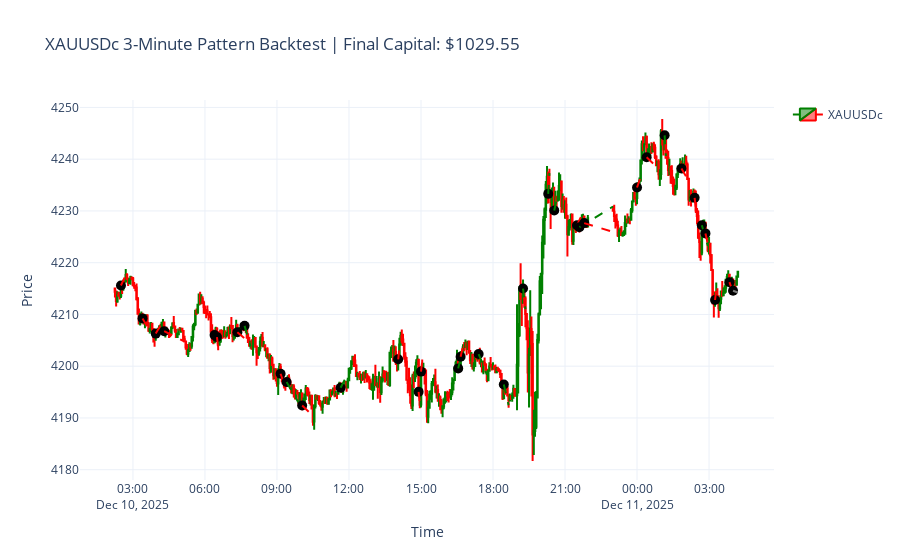
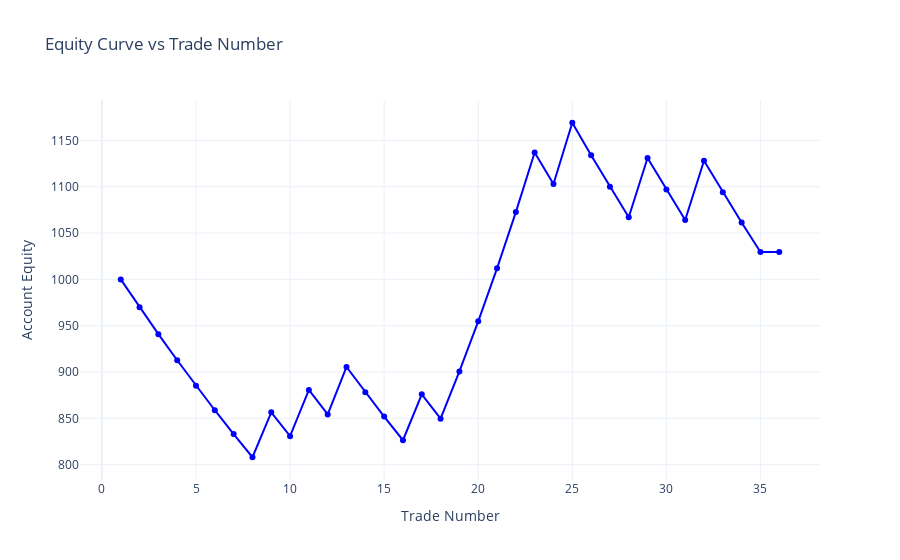

Notebook code for these charts, in order:
### Code cell
import MetaTrader5 as mt5
import pandas as pd
from datetime import datetime
import plotly.graph_objects as go

# -------------------------
# 1. Initialize MT5
# -------------------------
if not mt5.initialize():
    print("MT5 initialization failed")
    mt5.shutdown()
    exit()

# -------------------------
# 2. Fetch XAUUSDc 3-minute data
# -------------------------
symbol = "XAUUSDc"
timeframe = mt5.TIMEFRAME_M3
num_bars = 5000

rates = mt5.copy_rates_from_pos(symbol, timeframe, 0, num_bars)
if rates is None:
    print("Failed to fetch data")
    mt5.shutdown()
    exit()

df = pd.DataFrame(rates)
df['time'] = pd.to_datetime(df['time'], unit='s')

# -------------------------
# 3. Backtest settings
# -------------------------
initial_capital = 1000
account = initial_capital
risk_per_trade = 0.03
stoploss_units = 2
takeprofit_units = stoploss_units * 2  # 2R

trades = []
equity_list = [account]  # start with initial capital

# -------------------------
# 4. Pattern detection and trade simulation
# -------------------------
for i in range(2, len(df)):
    pos0 = df.iloc[i]
    pos1 = df.iloc[i-1]
    pos2 = df.iloc[i-2]

    # ---------- Bearish Pattern ----------
    if (pos0['close'] < pos0['open']) and (pos1['close'] > pos1['open']) and (pos2['close'] > pos2['open']):
        if (pos0['close'] < pos1['open']) and (pos1['high'] > pos0['high']) and (pos1['high'] > pos2['high']):
            # Execute a BUY-market trade
            entry = pos0['close']
            stoploss = entry - stoploss_units
            takeprofit = entry + takeprofit_units
            trade_risk = risk_per_trade * account
            position_size = trade_risk / stoploss_units
            hit_tp = hit_sl = False
            for j in range(i+1, len(df)):
                low = df.iloc[j]['low']
                high = df.iloc[j]['high']
                if high >= takeprofit:
                    hit_tp = True
                    exit_price = takeprofit
                    break
                elif low <= stoploss:
                    hit_sl = True
                    exit_price = stoploss
                    break
            pnl = 0
            color = 'gray'
            if hit_tp:
                pnl = position_size * (takeprofit - entry)
                account += pnl
                color = 'green'
            elif hit_sl:
                pnl = position_size * (stoploss - entry)
                account += pnl
                color = 'red'
            trades.append({
                'entry_time': pos0['time'],
                'exit_time': df.iloc[j]['time'] if (hit_tp or hit_sl) else df.iloc[-1]['time'],
                'entry': entry,
                'exit': exit_price,
                'type': 'buy',
                'color': color
            })
            equity_list.append(account)

    # ---------- Bullish Pattern ----------
    if (pos0['close'] > pos0['open']) and (pos1['close'] < pos1['open']) and (pos2['close'] < pos2['open']):
        if (pos0['close'] > pos1['open']) and (pos1['low'] < pos0['low']) and (pos1['low'] < pos2['low']):
            # Execute a SELL-market trade
            entry = pos0['close']
            stoploss = entry + stoploss_units
            takeprofit = entry - takeprofit_units
            trade_risk = risk_per_trade * account
            position_size = trade_risk / stoploss_units
            hit_tp = hit_sl = False
            for j in range(i+1, len(df)):
                low = df.iloc[j]['low']
                high = df.iloc[j]['high']
                if low <= takeprofit:
                    hit_tp = True
                    exit_price = takeprofit
                    break
                elif high >= stoploss:
                    hit_sl = True
                    exit_price = stoploss
                    break
            pnl = 0
            color = 'gray'
            if hit_tp:
                pnl = position_size * (entry - takeprofit)
                account += pnl
                color = 'green'
            elif hit_sl:
                pnl = position_size * (entry - stoploss)
                account += pnl
                color = 'red'
            trades.append({
                'entry_time': pos0['time'],
                'exit_time': df.iloc[j]['time'] if (hit_tp or hit_sl) else df.iloc[-1]['time'],
                'entry': entry,
                'exit': exit_price,
                'type': 'sell',
                'color': color
            })
            equity_list.append(account)

# -------------------------
# 5. Plot candlestick chart with breaklines
# -------------------------
fig = go.Figure(data=[go.Candlestick(
    x=df['time'],
    open=df['open'],
    high=df['high'],
    low=df['low'],
    close=df['close'],
    increasing_line_color='green',
    decreasing_line_color='red',
    name='XAUUSDc'
)])

for trade in trades:
    # Entry marker
    fig.add_trace(go.Scatter(
        x=[trade['entry_time']],
        y=[trade['entry']],
        mode='markers',
        marker=dict(symbol='circle', color='black', size=10),
        showlegend=False
    ))
    # Break line entry → exit
    fig.add_trace(go.Scatter(
        x=[trade['entry_time'], trade['exit_time']],
        y=[trade['entry'], trade['exit']],
        mode='lines',
        line=dict(color=trade['color'], width=2, dash='dash'),
        showlegend=False
    ))

fig.update_layout(
    title=f'XAUUSDc 3-Minute Pattern Backtest | Final Capital: ${account:.2f}',
    xaxis_title='Time',
    yaxis_title='Price',
    xaxis_rangeslider_visible=False,
    template='plotly_white'
)
fig.show()

# -------------------------
# 6. Plot equity curve (x-axis = trade number)
# -------------------------
equity_fig = go.Figure()
equity_fig.add_trace(go.Scatter(
    x=list(range(1, len(equity_list)+1)),
    y=equity_list,
    mode='lines+markers',
    line=dict(color='blue', width=2),
    name='Equity Curve'
))
equity_fig.update_layout(
    title='Equity Curve vs Trade Number',
    xaxis_title='Trade Number',
    yaxis_title='Account Equity',
    template='plotly_white'
)
equity_fig.show()

# -------------------------
# 7. Shutdown MT5
# -------------------------
mt5.shutdown()

### Figure 1 — Plotly figure (JSON) as saved in the notebook; plotly's stock layout.template omitted (floating-point values rounded to 4 significant figures; data arrays with more than 128 entries replaced by an {"elided": "..."} marker saying what was removed)
{"data": [{"close": {"elided": "500 float values"}, "decreasing": {"line": {"color": "red"}}, "high": {"elided": "500 float values"}, "increasing": {"line": {"color": "green"}}, "low": {"elided": "500 float values"}, "name": "XAUUSDc", "open": {"elided": "500 float values"}, "type": "candlestick", "x": {"elided": "500 str values"}}, {"marker": {"color": "black", "size": 10, "symbol": "circle"}, "mode": "markers", "showlegend": false, "type": "scatter", "x": ["2025-12-10T02:30:00"], "y": [4216.0]}, {"line": {"color": "red", "dash": "dash", "width": 2}, "mode": "lines", "showlegend": false, "type": "scatter", "x": ["2025-12-10T02:30:00", "2025-12-10T02:42:00"], "y": [4216.0, 4218.0]}, {"marker": {"color": "black", "size": 10, "symbol": "circle"}, "mode": "markers", "showlegend": false, "type": "scatter", "x": ["2025-12-10T03:24:00"], "y": [4209.0]}, {"line": {"color": "red", "dash": "dash", "width": 2}, "mode": "lines", "showlegend": false, "type": "scatter", "x": ["2025-12-10T03:24:00", "2025-12-10T03:39:00"], "y": [4209.0, 4207.0]}, {"marker": {"color": "black", "size": 10, "symbol": "circle"}, "mode": "markers", "showlegend": false, "type": "scatter", "x": ["2025-12-10T03:57:00"], "y": [4206.0]}, {"line": {"color": "red", "dash": "dash", "width": 2}, "mode": "lines", "showlegend": false, "type": "scatter", "x": ["2025-12-10T03:57:00", "2025-12-10T04:12:00"], "y": [4206.0, 4208.0]}, {"marker": {"color": "black", "size": 10, "symbol": "circle"}, "mode": "markers", "showlegend": false, "type": "scatter", "x": ["2025-12-10T04:18:00"], "y": [4207.0]}, {"line": {"color": "red", "dash": "dash", "width": 2}, "mode": "lines", "showlegend": false, "type": "scatter", "x": ["2025-12-10T04:18:00", "2025-12-10T05:09:00"], "y": [4207.0, 4205.0]}, {"marker": {"color": "black", "size": 10, "symbol": "circle"}, "mode": "markers", "showlegend": false, "type": "scatter", "x": ["2025-12-10T06:24:00"], "y": [4206.0]}, {"line": {"color": "red", "dash": "dash", "width": 2}, "mode": "lines", "showlegend": false, "type": "scatter", "x": ["2025-12-10T06:24:00", "2025-12-10T07:03:00"], "y": [4206.0, 4208.0]}, {"marker": {"color": "black", "size": 10, "symbol": "circle"}, "mode": "markers", "showlegend": false, "type": "scatter", "x": ["2025-12-10T06:30:00"], "y": [4206.0]}, {"line": {"color": "red", "dash": "dash", "width": 2}, "mode": "lines", "showlegend": false, "type": "scatter", "x": ["2025-12-10T06:30:00", "2025-12-10T06:33:00"], "y": [4206.0, 4204.0]}, {"marker": {"color": "black", "size": 10, "symbol": "circle"}, "mode": "markers", "showlegend": false, "type": "scatter", "x": ["2025-12-10T07:21:00"], "y": [4207.0]}, {"line": {"color": "red", "dash": "dash", "width": 2}, "mode": "lines", "showlegend": false, "type": "scatter", "x": ["2025-12-10T07:21:00", "2025-12-10T07:51:00"], "y": [4207.0, 4205.0]}, {"marker": {"color": "black", "size": 10, "symbol": "circle"}, "mode": "markers", "showlegend": false, "type": "scatter", "x": ["2025-12-10T07:39:00"], "y": [4208.0]}, {"line": {"color": "green", "dash": "dash", "width": 2}, "mode": "lines", "showlegend": false, "type": "scatter", "x": ["2025-12-10T07:39:00", "2025-12-10T07:54:00"], "y": [4208.0, 4204.0]}, {"marker": {"color": "black", "size": 10, "symbol": "circle"}, "mode": "markers", "showlegend": false, "type": "scatter", "x": ["2025-12-10T09:09:00"], "y": [4199.0]}, {"line": {"color": "red", "dash": "dash", "width": 2}, "mode": "lines", "showlegend": false, "type": "scatter", "x": ["2025-12-10T09:09:00", "2025-12-10T09:18:00"], "y": [4199.0, 4197.0]}, {"marker": {"color": "black", "size": 10, "symbol": "circle"}, "mode": "markers", "showlegend": false, "type": "scatter", "x": ["2025-12-10T09:24:00"], "y": [4197.0]}, {"line": {"color": "green", "dash": "dash", "width": 2}, "mode": "lines", "showlegend": false, "type": "scatter", "x": ["2025-12-10T09:24:00", "2025-12-10T09:54:00"], "y": [4197.0, 4193.0]}, {"marker": {"color": "black", "size": 10, "symbol": "circle"}, "mode": "markers", "showlegend": false, "type": "scatter", "x": ["2025-12-10T10:03:00"], "y": [4192.0]}, {"line": {"color": "red", "dash": "dash", "width": 2}, "mode": "lines", "showlegend": false, "type": "scatter", "x": ["2025-12-10T10:03:00", "2025-12-10T10:30:00"], "y": [4192.0, 4190.0]}, {"marker": {"color": "black", "size": 10, "symbol": "circle"}, "mode": "markers", "showlegend": false, "type": "scatter", "x": ["2025-12-10T11:39:00"], "y": [4196.0]}, {"line": {"color": "green", "dash": "dash", "width": 2}, "mode": "lines", "showlegend": false, "type": "scatter", "x": ["2025-12-10T11:39:00", "2025-12-10T12:06:00"], "y": [4196.0, 4200.0]}, {"marker": {"color": "black", "size": 10, "symbol": "circle"}, "mode": "markers", "showlegend": false, "type": "scatter", "x": ["2025-12-10T14:03:00"], "y": [4201.0]}, {"line": {"color": "red", "dash": "dash", "width": 2}, "mode": "lines", "showlegend": false, "type": "scatter", "x": ["2025-12-10T14:03:00", "2025-12-10T14:06:00"], "y": [4201.0, 4203.0]}, {"marker": {"color": "black", "size": 10, "symbol": "circle"}, "mode": "markers", "showlegend": false, "type": "scatter", "x": ["2025-12-10T14:54:00"], "y": [4195.0]}, {"line": {"color": "red", "dash": "dash", "width": 2}, "mode": "lines", "showlegend": false, "type": "scatter", "x": ["2025-12-10T14:54:00", "2025-12-10T14:57:00"], "y": [4195.0, 4193.0]}, {"marker": {"color": "black", "size": 10, "symbol": "circle"}, "mode": "markers", "showlegend": false, "type": "scatter", "x": ["2025-12-10T15:00:00"], "y": [4199.0]}, {"line": {"color": "red", "dash": "dash", "width": 2}, "mode": "lines", "showlegend": false, "type": "scatter", "x": ["2025-12-10T15:00:00", "2025-12-10T15:03:00"], "y": [4199.0, 4201.0]}, {"marker": {"color": "black", "size": 10, "symbol": "circle"}, "mode": "markers", "showlegend": false, "type": "scatter", "x": ["2025-12-10T16:33:00"], "y": [4200.0]}, {"line": {"color": "green", "dash": "dash", "width": 2}, "mode": "lines", "showlegend": false, "type": "scatter", "x": ["2025-12-10T16:33:00", "2025-12-10T16:45:00"], "y": [4200.0, 4204.0]}, {"marker": {"color": "black", "size": 10, "symbol": "circle"}, "mode": "markers", "showlegend": false, "type": "scatter", "x": ["2025-12-10T16:39:00"], "y": [4202.0]}, {"line": {"color": "red", "dash": "dash", "width": 2}, "mode": "lines", "showlegend": false, "type": "scatter", "x": ["2025-12-10T16:39:00", "2025-12-10T16:45:00"], "y": [4202.0, 4204.0]}, {"marker": {"color": "black", "size": 10, "symbol": "circle"}, "mode": "markers", "showlegend": false, "type": "scatter", "x": ["2025-12-10T17:24:00"], "y": [4202.0]}, {"line": {"color": "green", "dash": "dash", "width": 2}, "mode": "lines", "showlegend": false, "type": "scatter", "x": ["2025-12-10T17:24:00", "2025-12-10T17:45:00"], "y": [4202.0, 4198.0]}, {"marker": {"color": "black", "size": 10, "symbol": "circle"}, "mode": "markers", "showlegend": false, "type": "scatter", "x": ["2025-12-10T18:27:00"], "y": [4196.0]}, {"line": {"color": "green", "dash": "dash", "width": 2}, "mode": "lines", "showlegend": false, "type": "scatter", "x": ["2025-12-10T18:27:00", "2025-12-10T18:39:00"], "y": [4196.0, 4192.0]}, {"marker": {"color": "black", "size": 10, "symbol": "circle"}, "mode": "markers", "showlegend": false, "type": "scatter", "x": ["2025-12-10T19:15:00"], "y": [4215.0]}, {"line": {"color": "green", "dash": "dash", "width": 2}, "mode": "lines", "showlegend": false, "type": "scatter", "x": ["2025-12-10T19:15:00", "2025-12-10T19:21:00"], "y": [4215.0, 4211.0]}, {"marker": {"color": "black", "size": 10, "symbol": "circle"}, "mode": "markers", "showlegend": false, "type": "scatter", "x": ["2025-12-10T20:18:00"], "y": [4233.0]}, {"line": {"color": "green", "dash": "dash", "width": 2}, "mode": "lines", "showlegend": false, "type": "scatter", "x": ["2025-12-10T20:18:00", "2025-12-10T20:21:00"], "y": [4233.0, 4237.0]}, {"marker": {"color": "black", "size": 10, "symbol": "circle"}, "mode": "markers", "showlegend": false, "type": "scatter", "x": ["2025-12-10T20:33:00"], "y": [4230.0]}, {"line": {"color": "green", "dash": "dash", "width": 2}, "mode": "lines", "showlegend": false, "type": "scatter", "x": ["2025-12-10T20:33:00", "2025-12-10T20:45:00"], "y": [4230.0, 4234.0]}, {"marker": {"color": "black", "size": 10, "symbol": "circle"}, "mode": "markers", "showlegend": false, "type": "scatter", "x": ["2025-12-10T21:30:00"], "y": [4227.0]}, {"line": {"color": "red", "dash": "dash", "width": 2}, "mode": "lines", "showlegend": false, "type": "scatter", "x": ["2025-12-10T21:30:00", "2025-12-10T21:42:00"], "y": [4227.0, 4229.0]}, {"marker": {"color": "black", "size": 10, "symbol": "circle"}, "mode": "markers", "showlegend": false, "type": "scatter", "x": ["2025-12-10T21:36:00"], "y": [4227.0]}, {"line": {"color": "green", "dash": "dash", "width": 2}, "mode": "lines", "showlegend": false, "type": "scatter", "x": ["2025-12-10T21:36:00", "2025-12-10T23:00:00"], "y": [4227.0, 4231.0]}, {"marker": {"color": "black", "size": 10, "symbol": "circle"}, "mode": "markers", "showlegend": false, "type": "scatter", "x": ["2025-12-10T21:48:00"], "y": [4228.0]}, {"line": {"color": "red", "dash": "dash", "width": 2}, "mode": "lines", "showlegend": false, "type": "scatter", "x": ["2025-12-10T21:48:00", "2025-12-10T23:12:00"], "y": [4228.0, 4226.0]}, {"marker": {"color": "black", "size": 10, "symbol": "circle"}, "mode": "markers", "showlegend": false, "type": "scatter", "x": ["2025-12-11T00:00:00"], "y": [4235.0]}, {"line": {"color": "red", "dash": "dash", "width": 2}, "mode": "lines", "showlegend": false, "type": "scatter", "x": ["2025-12-11T00:00:00", "2025-12-11T00:09:00"], "y": [4235.0, 4237.0]}, {"marker": {"color": "black", "size": 10, "symbol": "circle"}, "mode": "markers", "showlegend": false, "type": "scatter", "x": ["2025-12-11T00:24:00"], "y": [4240.0]}, {"line": {"color": "red", "dash": "dash", "width": 2}, "mode": "lines", "showlegend": false, "type": "scatter", "x": ["2025-12-11T00:24:00", "2025-12-11T00:51:00"], "y": [4240.0, 4238.0]}, {"marker": {"color": "black", "size": 10, "symbol": "circle"}, "mode": "markers", "showlegend": false, "type": "scatter", "x": ["2025-12-11T01:09:00"], "y": [4245.0]}, {"line": {"color": "green", "dash": "dash", "width": 2}, "mode": "lines", "showlegend": false, "type": "scatter", "x": ["2025-12-11T01:09:00", "2025-12-11T01:12:00"], "y": [4245.0, 4241.0]}, {"marker": {"color": "black", "size": 10, "symbol": "circle"}, "mode": "markers", "showlegend": false, "type": "scatter", "x": ["2025-12-11T01:51:00"], "y": [4238.0]}, {"line": {"color": "red", "dash": "dash", "width": 2}, "mode": "lines", "showlegend": false, "type": "scatter", "x": ["2025-12-11T01:51:00", "2025-12-11T02:06:00"], "y": [4238.0, 4236.0]}, {"marker": {"color": "black", "size": 10, "symbol": "circle"}, "mode": "markers", "showlegend": false, "type": "scatter", "x": ["2025-12-11T02:24:00"], "y": [4233.0]}, {"line": {"color": "red", "dash": "dash", "width": 2}, "mode": "lines", "showlegend": false, "type": "scatter", "x": ["2025-12-11T02:24:00", "2025-12-11T02:27:00"], "y": [4233.0, 4231.0]}, {"marker": {"color": "black", "size": 10, "symbol": "circle"}, "mode": "markers", "showlegend": false, "type": "scatter", "x": ["2025-12-11T02:42:00"], "y": [4227.0]}, {"line": {"color": "green", "dash": "dash", "width": 2}, "mode": "lines", "showlegend": false, "type": "scatter", "x": ["2025-12-11T02:42:00", "2025-12-11T02:57:00"], "y": [4227.0, 4223.0]}, {"marker": {"color": "black", "size": 10, "symbol": "circle"}, "mode": "markers", "showlegend": false, "type": "scatter", "x": ["2025-12-11T02:51:00"], "y": [4226.0]}, {"line": {"color": "red", "dash": "dash", "width": 2}, "mode": "lines", "showlegend": false, "type": "scatter", "x": ["2025-12-11T02:51:00", "2025-12-11T02:57:00"], "y": [4226.0, 4224.0]}, {"marker": {"color": "black", "size": 10, "symbol": "circle"}, "mode": "markers", "showlegend": false, "type": "scatter", "x": ["2025-12-11T03:15:00"], "y": [4213.0]}, {"line": {"color": "red", "dash": "dash", "width": 2}, "mode": "lines", "showlegend": false, "type": "scatter", "x": ["2025-12-11T03:15:00", "2025-12-11T03:18:00"], "y": [4213.0, 4215.0]}, {"marker": {"color": "black", "size": 10, "symbol": "circle"}, "mode": "markers", "showlegend": false, "type": "scatter", "x": ["2025-12-11T03:51:00"], "y": [4216.0]}, {"line": {"color": "red", "dash": "dash", "width": 2}, "mode": "lines", "showlegend": false, "type": "scatter", "x": ["2025-12-11T03:51:00", "2025-12-11T04:00:00"], "y": [4216.0, 4214.0]}, {"marker": {"color": "black", "size": 10, "symbol": "circle"}, "mode": "markers", "showlegend": false, "type": "scatter", "x": ["2025-12-11T04:00:00"], "y": [4215.0]}, {"line": {"color": "gray", "dash": "dash", "width": 2}, "mode": "lines", "showlegend": false, "type": "scatter", "x": ["2025-12-11T04:00:00", "2025-12-11T04:12:00"], "y": [4215.0, 4214.0]}], "layout": {"title": {"text": "XAUUSDc 3-Minute Pattern Backtest | Final Capital: $1029.55"}, "xaxis": {"rangeslider": {"visible": false}, "title": {"text": "Time"}}, "yaxis": {"title": {"text": "Price"}}}}

### Figure 2 — Plotly figure (JSON) as saved in the notebook; plotly's stock layout.template omitted (floating-point values rounded to 4 significant figures)
{"data": [{"line": {"color": "blue", "width": 2}, "mode": "lines+markers", "name": "Equity Curve", "type": "scatter", "x": [1, 2, 3, 4, 5, 6, 7, 8, 9, 10, 11, 12, 13, 14, 15, 16, 17, 18, 19, 20, 21, 22, 23, 24, 25, 26, 27, 28, 29, 30, 31, 32, 33, 34, 35, 36], "y": [1000, 970, 940.9, 912.7, 885.3, 858.7, 833.0, 808.0, 856.5, 830.8, 880.6, 854.2, 905.4, 878.3, 851.9, 826.4, 876.0, 849.7, 900.7, 954.7, 1012.0, 1073.0, 1137.0, 1103.0, 1169.0, 1134.0, 1100.0, 1067.0, 1131.0, 1097.0, 1064.0, 1128.0, 1094.0, 1061.0, 1030.0, 1030.0]}], "layout": {"title": {"text": "Equity Curve vs Trade Number"}, "xaxis": {"title": {"text": "Trade Number"}}, "yaxis": {"title": {"text": "Account Equity"}}}}
